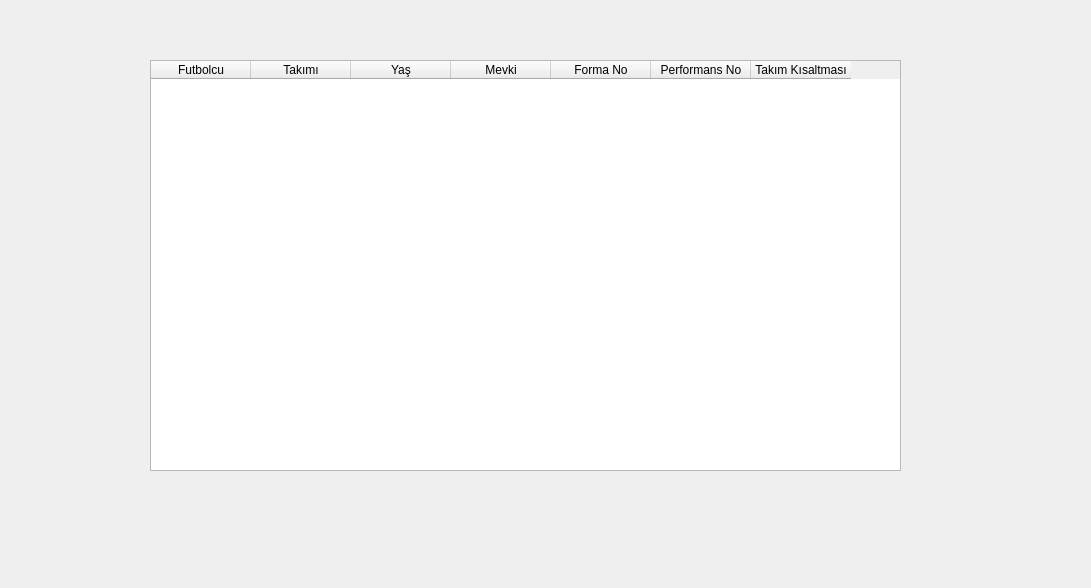
<?xml version="1.0" encoding="UTF-8"?>
<ui version="4.0">
 <class>Oyuncular</class>
 <widget class="QDialog" name="Oyuncular">
  <property name="geometry">
   <rect>
    <x>0</x>
    <y>0</y>
    <width>1091</width>
    <height>588</height>
   </rect>
  </property>
  <property name="windowTitle">
   <string>Dialog</string>
  </property>
  <widget class="QTableWidget" name="tableWidget">
   <property name="geometry">
    <rect>
     <x>150</x>
     <y>60</y>
     <width>751</width>
     <height>411</height>
    </rect>
   </property>
   <column>
    <property name="text">
     <string>Futbolcu</string>
    </property>
   </column>
   <column>
    <property name="text">
     <string>Takımı</string>
    </property>
   </column>
   <column>
    <property name="text">
     <string>Yaş</string>
    </property>
   </column>
   <column>
    <property name="text">
     <string>Mevki</string>
    </property>
   </column>
   <column>
    <property name="text">
     <string>Forma No</string>
    </property>
   </column>
   <column>
    <property name="text">
     <string>Performans No</string>
    </property>
   </column>
   <column>
    <property name="text">
     <string>Takım Kısaltması</string>
    </property>
   </column>
  </widget>
 </widget>
 <resources/>
 <connections/>
</ui>
